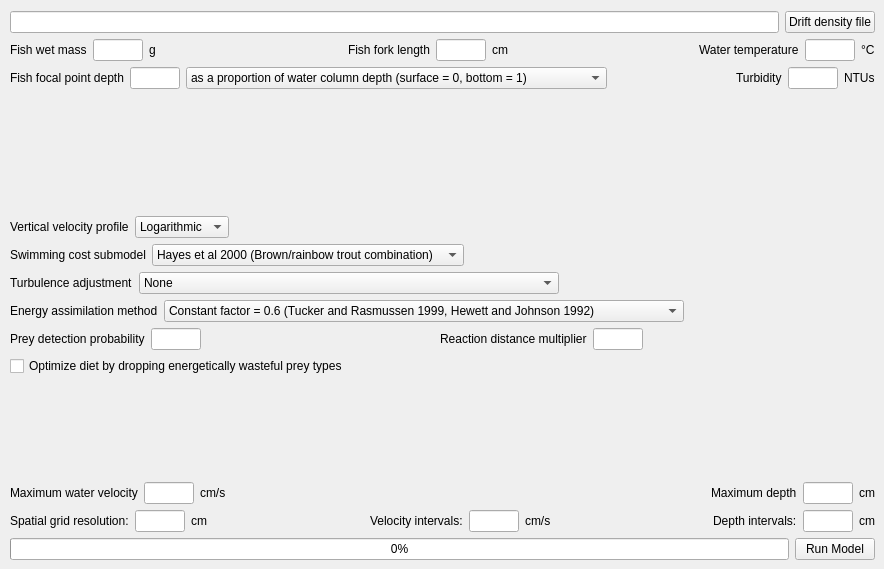
        <widget class="QWidget" name="tab_Model_Settings">
         <attribute name="title">
          <string>Model Settings</string>
         </attribute>
         <widget class="QWidget" name="layoutWidget">
          <property name="geometry">
           <rect>
            <x>10</x>
            <y>11</y>
            <width>865</width>
            <height>549</height>
           </rect>
          </property>
          <layout class="QVBoxLayout" name="verticalLayout_3">
           <item>
            <layout class="QHBoxLayout" name="horizontalLayout_6">
             <item>
              <widget class="QLineEdit" name="leDriftDensityFile">
               <property name="minimumSize">
                <size>
                 <width>700</width>
                 <height>0</height>
                </size>
               </property>
               <property name="readOnly">
                <bool>true</bool>
               </property>
              </widget>
             </item>
             <item>
              <widget class="QPushButton" name="btnDriftDensityFile">
               <property name="text">
                <string>Drift density file</string>
               </property>
              </widget>
             </item>
            </layout>
           </item>
           <item>
            <layout class="QHBoxLayout" name="horizontalLayout">
             <item>
              <widget class="QLabel" name="label_2">
               <property name="text">
                <string>Fish wet mass</string>
               </property>
              </widget>
             </item>
             <item>
              <widget class="QLineEdit" name="leFishMass">
               <property name="maximumSize">
                <size>
                 <width>50</width>
                 <height>16777215</height>
                </size>
               </property>
              </widget>
             </item>
             <item>
              <widget class="QLabel" name="label_3">
               <property name="text">
                <string>g</string>
               </property>
              </widget>
             </item>
             <item>
              <spacer name="horizontalSpacer_6">
               <property name="orientation">
                <enum>Qt::Horizontal</enum>
               </property>
               <property name="sizeHint" stdset="0">
                <size>
                 <width>40</width>
                 <height>20</height>
                </size>
               </property>
              </spacer>
             </item>
             <item>
              <widget class="QLabel" name="label_6">
               <property name="text">
                <string>Fish fork length</string>
               </property>
              </widget>
             </item>
             <item>
              <widget class="QLineEdit" name="leFishForkLength">
               <property name="maximumSize">
                <size>
                 <width>50</width>
                 <height>16777215</height>
                </size>
               </property>
              </widget>
             </item>
             <item>
              <widget class="QLabel" name="label_7">
               <property name="text">
                <string>cm</string>
               </property>
              </widget>
             </item>
             <item>
              <spacer name="horizontalSpacer_7">
               <property name="orientation">
                <enum>Qt::Horizontal</enum>
               </property>
               <property name="sizeHint" stdset="0">
                <size>
                 <width>40</width>
                 <height>20</height>
                </size>
               </property>
              </spacer>
             </item>
             <item>
              <widget class="QLabel" name="label_4">
               <property name="text">
                <string>Water temperature</string>
               </property>
              </widget>
             </item>
             <item>
              <widget class="QLineEdit" name="leWaterTemperature">
               <property name="maximumSize">
                <size>
                 <width>50</width>
                 <height>16777215</height>
                </size>
               </property>
              </widget>
             </item>
             <item>
              <widget class="QLabel" name="label_5">
               <property name="text">
                <string>°C</string>
               </property>
              </widget>
             </item>
            </layout>
           </item>
           <item>
            <layout class="QHBoxLayout" name="horizontalLayout_2">
             <item>
              <widget class="QLabel" name="label">
               <property name="text">
                <string>Fish focal point depth</string>
               </property>
              </widget>
             </item>
             <item>
              <widget class="QLineEdit" name="leFocalDepthSpec">
               <property name="sizePolicy">
                <sizepolicy hsizetype="Fixed" vsizetype="Fixed">
                 <horstretch>0</horstretch>
                 <verstretch>0</verstretch>
                </sizepolicy>
               </property>
               <property name="maximumSize">
                <size>
                 <width>50</width>
                 <height>16777215</height>
                </size>
               </property>
              </widget>
             </item>
             <item>
              <widget class="QComboBox" name="cbFocalDepthMethod">
               <property name="sizePolicy">
                <sizepolicy hsizetype="Fixed" vsizetype="Fixed">
                 <horstretch>0</horstretch>
                 <verstretch>0</verstretch>
                </sizepolicy>
               </property>
               <property name="minimumSize">
                <size>
                 <width>421</width>
                 <height>0</height>
                </size>
               </property>
               <item>
                <property name="text">
                 <string>as a proportion of water column depth (surface = 0, bottom = 1)</string>
                </property>
               </item>
               <item>
                <property name="text">
                 <string>as a fixed distance above the bottom (cm)</string>
                </property>
               </item>
              </widget>
             </item>
             <item>
              <spacer name="horizontalSpacer_13">
               <property name="orientation">
                <enum>Qt::Horizontal</enum>
               </property>
               <property name="sizeHint" stdset="0">
                <size>
                 <width>40</width>
                 <height>20</height>
                </size>
               </property>
              </spacer>
             </item>
             <item>
              <widget class="QLabel" name="label_45">
               <property name="maximumSize">
                <size>
                 <width>55</width>
                 <height>16777215</height>
                </size>
               </property>
               <property name="text">
                <string>Turbidity</string>
               </property>
              </widget>
             </item>
             <item>
              <widget class="QLineEdit" name="leTurbidity">
               <property name="maximumSize">
                <size>
                 <width>50</width>
                 <height>16777215</height>
                </size>
               </property>
              </widget>
             </item>
             <item>
              <widget class="QLabel" name="label_46">
               <property name="text">
                <string>NTUs</string>
               </property>
              </widget>
             </item>
            </layout>
           </item>
           <item>
            <spacer name="verticalSpacer_5">
             <property name="orientation">
              <enum>Qt::Vertical</enum>
             </property>
             <property name="sizeHint" stdset="0">
              <size>
               <width>20</width>
               <height>40</height>
              </size>
             </property>
            </spacer>
           </item>
           <item>
            <layout class="QHBoxLayout" name="horizontalLayout_3">
             <item>
              <spacer name="horizontalSpacer_16">
               <property name="orientation">
                <enum>Qt::Horizontal</enum>
               </property>
               <property name="sizeHint" stdset="0">
                <size>
                 <width>40</width>
                 <height>20</height>
                </size>
               </property>
              </spacer>
             </item>
            </layout>
           </item>
           <item>
            <layout class="QHBoxLayout" name="horizontalLayout_4">
             <item>
              <widget class="QLabel" name="label_12">
               <property name="text">
                <string>Vertical velocity profile</string>
               </property>
              </widget>
             </item>
             <item>
              <widget class="QComboBox" name="cbVelocityProfileMethod">
               <property name="maximumSize">
                <size>
                 <width>110</width>
                 <height>16777215</height>
                </size>
               </property>
               <item>
                <property name="text">
                 <string>Logarithmic</string>
                </property>
               </item>
               <item>
                <property name="text">
                 <string>Uniform</string>
                </property>
               </item>
              </widget>
             </item>
             <item>
              <spacer name="horizontalSpacer_15">
               <property name="orientation">
                <enum>Qt::Horizontal</enum>
               </property>
               <property name="sizeHint" stdset="0">
                <size>
                 <width>40</width>
                 <height>20</height>
                </size>
               </property>
              </spacer>
             </item>
            </layout>
           </item>
           <item>
            <layout class="QHBoxLayout" name="horizontalLayout_10">
             <item>
              <widget class="QLabel" name="label_11">
               <property name="text">
                <string>Swimming cost submodel</string>
               </property>
              </widget>
             </item>
             <item>
              <widget class="QComboBox" name="cbSwimmingCostSubmodel">
               <property name="currentText">
                <string>Hayes et al 2000 (Brown/rainbow trout combination)</string>
               </property>
               <item>
                <property name="text">
                 <string>Hayes et al 2000 (Brown/rainbow trout combination)</string>
                </property>
               </item>
               <item>
                <property name="text">
                 <string>Trudel and Welch 2005 (Steelhead)</string>
                </property>
               </item>
               <item>
                <property name="text">
                 <string>Trudel and Welch 2005 (Sockeye)</string>
                </property>
               </item>
               <item>
                <property name="text">
                 <string>Trudel and Welch 2005 (Coho)</string>
                </property>
               </item>
               <item>
                <property name="text">
                 <string>Trudel and Welch 2005 (Chinook)</string>
                </property>
               </item>
              </widget>
             </item>
             <item>
              <spacer name="horizontalSpacer_14">
               <property name="orientation">
                <enum>Qt::Horizontal</enum>
               </property>
               <property name="sizeHint" stdset="0">
                <size>
                 <width>40</width>
                 <height>20</height>
                </size>
               </property>
              </spacer>
             </item>
            </layout>
           </item>
           <item>
            <layout class="QHBoxLayout" name="horizontalLayout_5">
             <item>
              <widget class="QLabel" name="label_15">
               <property name="text">
                <string>Turbulence adjustment</string>
               </property>
              </widget>
             </item>
             <item>
              <widget class="QComboBox" name="cbTurbulenceAdjustment">
               <property name="minimumSize">
                <size>
                 <width>420</width>
                 <height>0</height>
                </size>
               </property>
               <item>
                <property name="text">
                 <string>None</string>
                </property>
               </item>
               <item>
                <property name="text">
                 <string>Rosenfeld et al 2014 (no shelter from turbulence)</string>
                </property>
               </item>
               <item>
                <property name="text">
                 <string>Rosenfeld et al 2014 (microhabitat sheltered from turbulence)</string>
                </property>
               </item>
              </widget>
             </item>
             <item>
              <spacer name="horizontalSpacer_3">
               <property name="orientation">
                <enum>Qt::Horizontal</enum>
               </property>
               <property name="sizeHint" stdset="0">
                <size>
                 <width>40</width>
                 <height>20</height>
                </size>
               </property>
              </spacer>
             </item>
            </layout>
           </item>
           <item>
            <layout class="QHBoxLayout" name="horizontalLayout_13">
             <item>
              <widget class="QLabel" name="label_26">
               <property name="text">
                <string>Energy assimilation method</string>
               </property>
              </widget>
             </item>
             <item>
              <widget class="QComboBox" name="cbAssimilationMethod">
               <property name="minimumSize">
                <size>
                 <width>520</width>
                 <height>0</height>
                </size>
               </property>
               <item>
                <property name="text">
                 <string>Constant factor = 0.6 (Tucker and Rasmussen 1999, Hewett and Johnson 1992)</string>
                </property>
               </item>
               <item>
                <property name="text">
                 <string>Constant factor = 0.7 (Hughes et al 2003, based on Elliott 1982)</string>
                </property>
               </item>
               <item>
                <property name="text">
                 <string>Wisconsin Bioenergetics Model</string>
                </property>
               </item>
              </widget>
             </item>
             <item>
              <spacer name="horizontalSpacer_10">
               <property name="orientation">
                <enum>Qt::Horizontal</enum>
               </property>
               <property name="sizeHint" stdset="0">
                <size>
                 <width>40</width>
                 <height>20</height>
                </size>
               </property>
              </spacer>
             </item>
            </layout>
           </item>
           <item>
            <layout class="QHBoxLayout" name="horizontalLayout_9">
             <item>
              <widget class="QLabel" name="label_24">
               <property name="text">
                <string>Prey detection probability</string>
               </property>
              </widget>
             </item>
             <item>
              <widget class="QLineEdit" name="lePreyDetectionProbability">
               <property name="minimumSize">
                <size>
                 <width>50</width>
                 <height>0</height>
                </size>
               </property>
               <property name="maximumSize">
                <size>
                 <width>50</width>
                 <height>16777215</height>
                </size>
               </property>
              </widget>
             </item>
             <item>
              <spacer name="horizontalSpacer_9">
               <property name="orientation">
                <enum>Qt::Horizontal</enum>
               </property>
               <property name="sizeHint" stdset="0">
                <size>
                 <width>40</width>
                 <height>20</height>
                </size>
               </property>
              </spacer>
             </item>
             <item>
              <widget class="QLabel" name="label_25">
               <property name="text">
                <string>Reaction distance multiplier</string>
               </property>
              </widget>
             </item>
             <item>
              <widget class="QLineEdit" name="leReactionDistanceMultiplier">
               <property name="minimumSize">
                <size>
                 <width>50</width>
                 <height>0</height>
                </size>
               </property>
               <property name="maximumSize">
                <size>
                 <width>50</width>
                 <height>16777215</height>
                </size>
               </property>
              </widget>
             </item>
             <item>
              <spacer name="horizontalSpacer_8">
               <property name="orientation">
                <enum>Qt::Horizontal</enum>
               </property>
               <property name="sizeHint" stdset="0">
                <size>
                 <width>40</width>
                 <height>20</height>
                </size>
               </property>
              </spacer>
             </item>
            </layout>
           </item>
           <item>
            <widget class="QCheckBox" name="ckbOptimizeDiet">
             <property name="toolTip">
              <string>&lt;html&gt;&lt;head/&gt;&lt;body&gt;&lt;p&gt;This feature applies logic similar to Charnov's (1976) optimal diet model, although the more complex model requires a slightly different implementatin. The program checks whether the NREI is higher with or without a prey type, then drops it from the diet if the NREI is higher without it.&lt;/p&gt;&lt;/body&gt;&lt;/html&gt;</string>
             </property>
             <property name="text">
              <string>Optimize diet by dropping energetically wasteful prey types</string>
             </property>
            </widget>
           </item>
           <item>
            <spacer name="verticalSpacer_6">
             <property name="orientation">
              <enum>Qt::Vertical</enum>
             </property>
             <property name="sizeHint" stdset="0">
              <size>
               <width>20</width>
               <height>40</height>
              </size>
             </property>
            </spacer>
           </item>
           <item>
            <layout class="QHBoxLayout" name="horizontalLayout_11">
             <item>
              <widget class="QLabel" name="label_9">
               <property name="text">
                <string>Maximum water velocity</string>
               </property>
              </widget>
             </item>
             <item>
              <widget class="QLineEdit" name="leMaxWaterVelocity">
               <property name="maximumSize">
                <size>
                 <width>50</width>
                 <height>16777215</height>
                </size>
               </property>
              </widget>
             </item>
             <item>
              <widget class="QLabel" name="label_10">
               <property name="text">
                <string>cm/s</string>
               </property>
              </widget>
             </item>
             <item>
              <spacer name="horizontalSpacer_2">
               <property name="orientation">
                <enum>Qt::Horizontal</enum>
               </property>
               <property name="sizeHint" stdset="0">
                <size>
                 <width>40</width>
                 <height>20</height>
                </size>
               </property>
              </spacer>
             </item>
             <item>
              <widget class="QLabel" name="label_14">
               <property name="text">
                <string>Maximum depth</string>
               </property>
              </widget>
             </item>
             <item>
              <widget class="QLineEdit" name="leMaxDepth">
               <property name="sizePolicy">
                <sizepolicy hsizetype="Fixed" vsizetype="Fixed">
                 <horstretch>0</horstretch>
                 <verstretch>0</verstretch>
                </sizepolicy>
               </property>
               <property name="maximumSize">
                <size>
                 <width>50</width>
                 <height>16777215</height>
                </size>
               </property>
              </widget>
             </item>
             <item>
              <widget class="QLabel" name="label_13">
               <property name="text">
                <string>cm</string>
               </property>
              </widget>
             </item>
            </layout>
           </item>
           <item>
            <layout class="QHBoxLayout" name="horizontalLayout_12">
             <item>
              <widget class="QLabel" name="label_23">
               <property name="text">
                <string>Spatial grid resolution:</string>
               </property>
              </widget>
             </item>
             <item>
              <widget class="QLineEdit" name="leModelGridSize">
               <property name="sizePolicy">
                <sizepolicy hsizetype="Fixed" vsizetype="Fixed">
                 <horstretch>0</horstretch>
                 <verstretch>0</verstretch>
                </sizepolicy>
               </property>
               <property name="maximumSize">
                <size>
                 <width>50</width>
                 <height>16777215</height>
                </size>
               </property>
               <property name="toolTip">
                <string>&lt;html&gt;&lt;head/&gt;&lt;body&gt;&lt;p&gt;This is the size of the cross-sectional squares into which the space around the fish is broken up for the NREI calculations. If the specified value would allow fewer than 5 horizontal or vertical squares in the computation grid for a given prey type, a finer grid will automatically be used.&lt;/p&gt;&lt;/body&gt;&lt;/html&gt;</string>
               </property>
              </widget>
             </item>
             <item>
              <widget class="QLabel" name="label_16">
               <property name="text">
                <string>cm</string>
               </property>
              </widget>
             </item>
             <item>
              <spacer name="horizontalSpacer_4">
               <property name="orientation">
                <enum>Qt::Horizontal</enum>
               </property>
               <property name="sizeHint" stdset="0">
                <size>
                 <width>40</width>
                 <height>20</height>
                </size>
               </property>
              </spacer>
             </item>
             <item>
              <widget class="QLabel" name="label_19">
               <property name="text">
                <string>Velocity intervals:</string>
               </property>
              </widget>
             </item>
             <item>
              <widget class="QLineEdit" name="leIntervalVelocity">
               <property name="sizePolicy">
                <sizepolicy hsizetype="Fixed" vsizetype="Fixed">
                 <horstretch>0</horstretch>
                 <verstretch>0</verstretch>
                </sizepolicy>
               </property>
               <property name="maximumSize">
                <size>
                 <width>50</width>
                 <height>16777215</height>
                </size>
               </property>
              </widget>
             </item>
             <item>
              <widget class="QLabel" name="label_20">
               <property name="text">
                <string>cm/s</string>
               </property>
              </widget>
             </item>
             <item>
              <spacer name="horizontalSpacer_5">
               <property name="orientation">
                <enum>Qt::Horizontal</enum>
               </property>
               <property name="sizeHint" stdset="0">
                <size>
                 <width>40</width>
                 <height>20</height>
                </size>
               </property>
              </spacer>
             </item>
             <item>
              <widget class="QLabel" name="label_17">
               <property name="text">
                <string>Depth intervals:</string>
               </property>
              </widget>
             </item>
             <item>
              <widget class="QLineEdit" name="leIntervalDepth">
               <property name="sizePolicy">
                <sizepolicy hsizetype="Fixed" vsizetype="Fixed">
                 <horstretch>0</horstretch>
                 <verstretch>0</verstretch>
                </sizepolicy>
               </property>
               <property name="maximumSize">
                <size>
                 <width>50</width>
                 <height>16777215</height>
                </size>
               </property>
              </widget>
             </item>
             <item>
              <widget class="QLabel" name="label_18">
               <property name="text">
                <string>cm</string>
               </property>
              </widget>
             </item>
            </layout>
           </item>
           <item>
            <layout class="QHBoxLayout" name="horizontalLayout_8">
             <item>
              <widget class="QProgressBar" name="pbModelRunProgress">
               <property name="enabled">
                <bool>true</bool>
               </property>
               <property name="value">
                <number>0</number>
               </property>
               <property name="textVisible">
                <bool>true</bool>
               </property>
               <property name="format">
                <string>%p%</string>
               </property>
              </widget>
             </item>
             <item>
              <widget class="QPushButton" name="btnRunModel">
               <property name="sizePolicy">
                <sizepolicy hsizetype="Fixed" vsizetype="Fixed">
                 <horstretch>0</horstretch>
                 <verstretch>0</verstretch>
                </sizepolicy>
               </property>
               <property name="text">
                <string>Run Model</string>
               </property>
              </widget>
             </item>
            </layout>
           </item>
          </layout>
         </widget>
        </widget>
